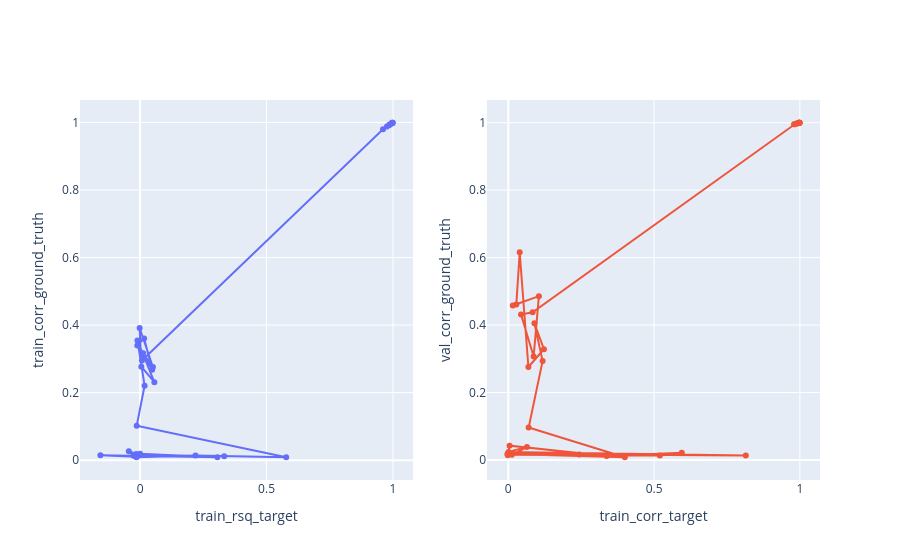

This figure's notebook cell:
### Code cell
analysis.xy_plots([
    (rsq_expr(split="train", y="target"), corr_expr(split="train", y="ground_truth"), True),
    (corr_expr(split="train", y="target"), corr_expr(split="val", y="ground_truth"), True),
])

### Figure 1 — Plotly figure (JSON) as saved in the notebook; plotly's stock layout.template omitted (floating-point values rounded to 4 significant figures)
{"data": [{"customdata": [[0.01, 14, "corr_0.010_r_2"], [0.01, 2, "corr_0.010_r_4"], [0.01, 9, "corr_0.010_r_8"], [0.01, 8, "corr_0.010_r_16"], [0.01, 11, "corr_0.010_r_32"], [0.01, 19, "corr_0.010_r_64"], [0.01, 0, "corr_0.010_r_128"], [0.01, 5, "corr_0.010_r_256"], [0.01, 8, "corr_0.010_r_512"], [0.01, 16, "corr_0.010_r_1024"], [0.01, 19, "corr_0.010_r_2048"], [0.01, 14, "corr_0.010_r_4096"], [0.1, 19, "corr_0.100_r_2"], [0.1, 18, "corr_0.100_r_4"], [0.1, 6, "corr_0.100_r_8"], [0.1, 9, "corr_0.100_r_16"], [0.1, 6, "corr_0.100_r_32"], [0.1, 8, "corr_0.100_r_64"], [0.1, 11, "corr_0.100_r_128"], [0.1, 5, "corr_0.100_r_256"], [0.1, 9, "corr_0.100_r_512"], [0.1, 11, "corr_0.100_r_1024"], [0.1, 10, "corr_0.100_r_2048"], [0.1, 6, "corr_0.100_r_4096"], [1, 19, "corr_1.000_r_2"], [1, 13, "corr_1.000_r_4"], [1, 18, "corr_1.000_r_8"], [1, 19, "corr_1.000_r_16"], [1, 19, "corr_1.000_r_32"], [1, 19, "corr_1.000_r_64"], [1, 19, "corr_1.000_r_128"], [1, 16, "corr_1.000_r_256"], [1, 19, "corr_1.000_r_512"], [1, 18, "corr_1.000_r_1024"], [1, 19, "corr_1.000_r_2048"], [1, 18, "corr_1.000_r_4096"]], "hovertemplate": "train_rsq_target: %{x}<br>train_corr_ground_truth: %{y}<br>dataset corr: %{customdata[0]}<br>epoch: %{customdata[1]}<extra>%{customdata[2]}</extra>", "mode": "lines+markers", "name": "train_rsq_target vs train_corr_ground_truth", "showlegend": false, "type": "scatter", "x": [-0.0261, -0.04461, -0.01518, -0.00832, 9.406e-05, 0.3057, -0.1569, -0.01318, -0.01453, 0.2191, 0.3326, 0.5777, -0.01333, 0.01785, -0.01042, 0.05654, 0.004952, -0.001766, 0.0507, -0.01091, 0.01608, 0.0478, 0.01196, 0.00737, 0.9603, 0.9759, 0.9857, 0.9854, 0.9921, 0.9946, 0.9959, 0.9964, 0.9976, 0.9979, 0.997, 0.9983], "xaxis": "x", "y": [0.01286, 0.02655, 0.01834, 0.01345, 0.01918, 0.008718, 0.01432, 0.01009, 0.008701, 0.014, 0.01179, 0.008869, 0.102, 0.2205, 0.3547, 0.2309, 0.2768, 0.3915, 0.2758, 0.3395, 0.3606, 0.2677, 0.3167, 0.295, 0.9801, 0.988, 0.9929, 0.9927, 0.9961, 0.9973, 0.9979, 0.9982, 0.9988, 0.999, 0.9985, 0.9991], "yaxis": "y"}, {"customdata": [[0.01, 2, "corr_0.010_r_2"], [0.01, 2, "corr_0.010_r_4"], [0.01, 15, "corr_0.010_r_8"], [0.01, 18, "corr_0.010_r_16"], [0.01, 17, "corr_0.010_r_32"], [0.01, 8, "corr_0.010_r_64"], [0.01, 8, "corr_0.010_r_128"], [0.01, 2, "corr_0.010_r_256"], [0.01, 17, "corr_0.010_r_512"], [0.01, 13, "corr_0.010_r_1024"], [0.01, 0, "corr_0.010_r_2048"], [0.01, 9, "corr_0.010_r_4096"], [0.1, 18, "corr_0.100_r_2"], [0.1, 16, "corr_0.100_r_4"], [0.1, 6, "corr_0.100_r_8"], [0.1, 7, "corr_0.100_r_16"], [0.1, 5, "corr_0.100_r_32"], [0.1, 5, "corr_0.100_r_64"], [0.1, 6, "corr_0.100_r_128"], [0.1, 1, "corr_0.100_r_256"], [0.1, 8, "corr_0.100_r_512"], [0.1, 8, "corr_0.100_r_1024"], [0.1, 8, "corr_0.100_r_2048"], [0.1, 5, "corr_0.100_r_4096"], [1, 19, "corr_1.000_r_2"], [1, 6, "corr_1.000_r_4"], [1, 13, "corr_1.000_r_8"], [1, 13, "corr_1.000_r_16"], [1, 16, "corr_1.000_r_32"], [1, 15, "corr_1.000_r_64"], [1, 19, "corr_1.000_r_128"], [1, 18, "corr_1.000_r_256"], [1, 16, "corr_1.000_r_512"], [1, 13, "corr_1.000_r_1024"], [1, 14, "corr_1.000_r_2048"], [1, 18, "corr_1.000_r_4096"]], "hovertemplate": "train_corr_target: %{x}<br>val_corr_ground_truth: %{y}<br>dataset corr: %{customdata[0]}<br>epoch: %{customdata[1]}<extra>%{customdata[2]}</extra>", "mode": "lines+markers", "name": "train_corr_target vs val_corr_ground_truth", "showlegend": false, "type": "scatter", "x": [-0.001804, 0.004255, 0.3373, 0.595, 0.5197, 0.01233, 0.06401, 0.0006641, 0.8146, 0.2433, -0.003076, 0.3997, 0.0698, 0.1177, 0.08951, 0.1222, 0.06894, 0.03907, 0.02744, 0.01554, 0.105, 0.08697, 0.04363, 0.08344, 0.9801, 0.9826, 0.9912, 0.9866, 0.9957, 0.9967, 0.9979, 0.9981, 0.9986, 0.9988, 0.9983, 0.9991], "xaxis": "x2", "y": [0.01397, 0.04227, 0.01181, 0.02141, 0.01344, 0.01509, 0.03825, 0.0239, 0.01344, 0.01656, 0.01734, 0.008035, 0.09617, 0.2938, 0.405, 0.3285, 0.2755, 0.6155, 0.4606, 0.4581, 0.4858, 0.307, 0.4313, 0.4378, 0.9957, 0.9953, 0.9987, 0.9967, 0.9985, 0.9996, 0.9996, 0.9997, 0.9997, 0.9997, 0.9996, 0.9998], "yaxis": "y2"}], "layout": {"xaxis": {"anchor": "y", "domain": [0, 0.45], "title": {"text": "train_rsq_target"}}, "xaxis2": {"anchor": "y2", "domain": [0.55, 1], "title": {"text": "train_corr_target"}}, "yaxis": {"anchor": "x", "domain": [0, 1], "title": {"text": "train_corr_ground_truth"}}, "yaxis2": {"anchor": "x2", "domain": [0, 1], "title": {"text": "val_corr_ground_truth"}}}}
